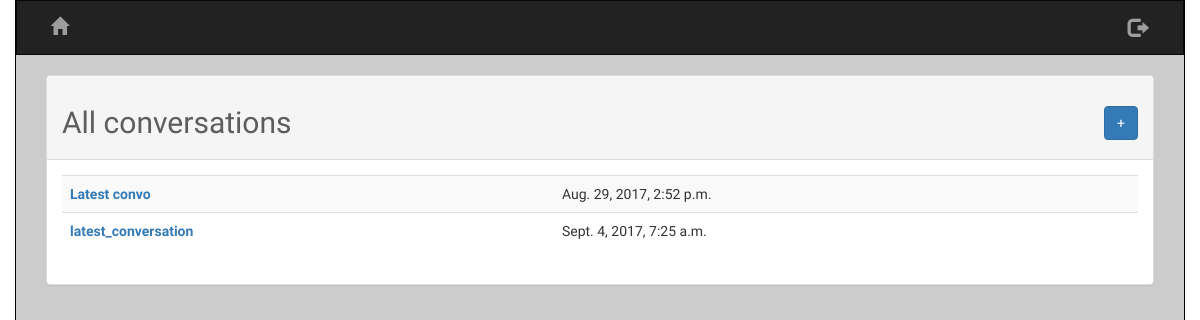
Page /messenger/ (signed in) on the earlier database version.
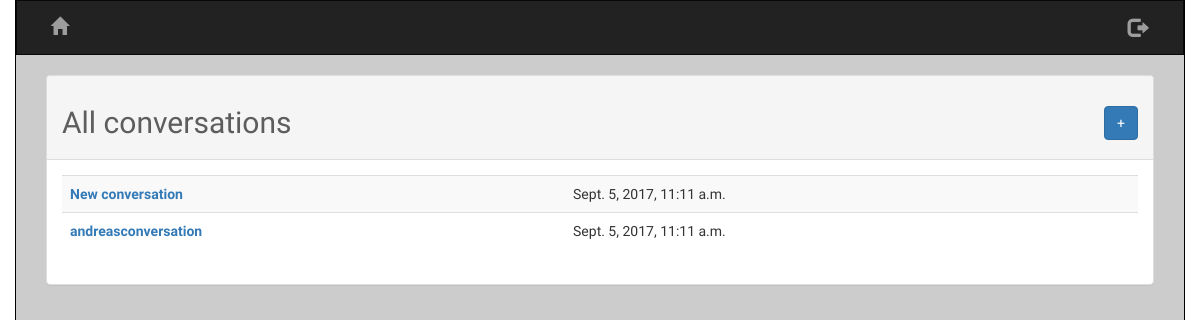
Same page on the later database version.
### messenger/models.py (models this page shows, shortened)
class Conversation(models.Model):
	participants = models.ManyToManyField(User)
	created = models.DateTimeField(auto_now=True)
	conversation_name = models.CharField(max_length=100)

### messenger/views.py (the view, shortened to what this page needs)
class AllConversationsView(generic.TemplateView):
	template_name = 'messenger/allconversations.html'
	def get(self, request):
		if request.user.is_authenticated():
			form = NewConversationForm()
			all_conversations = self.request.user.conversation_set.all().order_by('created')
			return render(request, self.template_name, {'form': form, 'all_conversations': all_conversations})
		else:
			return redirect('messenger:login')

### messenger/templates/messenger/allconversations.html (shortened to what this page needs)
{% extends 'messenger/base.html' %}
{% block scripts %}
	{% load staticfiles %}
	<link rel="stylesheet" type="text/css" href={% static 'messenger/css/allconversations.css' %} />
{% endblock %}
{% block content %}
	<div class="col-md-12">
		<div class="panel panel-default">
			<div class="panel-heading">
				<h2 class="headingleft">
					All conversations
					<button class="btn btn-primary headingright" onclick=(newConversation())>+</button>
				</h2>
			</div>
			<div class="panel-body">
				{% if all_conversations %}
					<div class="table-container">
						<table class="table table-striped">
							<tbody>
								{% for conversation in all_conversations %}
									<tr>
										<th>
											<a href="{% url 'messenger:conversation' conversation.pk %}">
												{{ conversation.conversation_name }}
											</a>
										</th>
									<td>{{ conversation.created }}</td>
									</tr>
								{% endfor %}
						</tbody>
					</table>
				</div>
				{% else %}
					<div class="alert alert-info">
						<strong>Nothing to see here!</strong> You are not in any conversations right now.
					</div>
				{% endif %}
			</div>
		</div>
	</div>
{% endblock %}

### messenger/templates/messenger/base.html (shortened to what this page needs)
<!DOCTYPE html>
<html>
	<head>
		{% load staticfiles %}
		<link rel="stylesheet" href="https://maxcdn.bootstrapcdn.com/bootstrap/3.3.7/css/bootstrap.min.css" />
		<link rel="stylesheet" type="text/css" href={% static 'messenger/css/style.css' %} />
	</head>
	<body>
		<div class="container">
			<nav class="navbar navbar-inverse">
				<div class="navbar-header">
					<a class="navbar-brand" href="{% url 'messenger:conversations' %}">
						&emsp;<span class="glyphicon glyphicon-home"></span>&emsp;
					</a>
				</div>
				<div class="collapse navbar-collapse" id="navBar">
					<ul class="nav navbar-nav navbar-right">
						<li class="">
							<a href="{% url 'messenger:logout' %}">
								&emsp;<span class="glyphicon glyphicon-log-out" aria-hidden="true"></span>&emsp;
							</a>
						</li>
					</ul>
				</div>
			</nav>
			<div class="col-md-12">
			{% block content %}
			{% endblock %}
			</div>
		</div>
		{% block scripts %}
		{% endblock %}
	</body>
</html>

### messenger/static/messenger/css/style.css (style rules this page uses)
body { font-family: Yantramanav; background-image: url("https://blog.spoongraphics.co.uk/wp-content/uploads/2012/textures/19.jpg"); }
.container { height: auto; min-height: 100vh; border-left: 1px solid black; border-right: 1px solid black; padding-left: 0; padding-right: 0; background-color: #cccccc; }
.navbar { border-radius: 0; }
.navbar-nav { font-size: 20px; }
h2 { color: #5d5d5d; }

### messenger/static/messenger/css/allconversations.css (style rules this page uses)
.headingright { float: right; }

Differences in the rows shown:
removed Conversation: conversation_name "Latest convo", created "Aug. 29, 2017, 2:52 p.m."
removed Conversation: conversation_name "latest_conversation", created "Sept. 4, 2017, 7:25 a.m."
added Conversation: conversation_name "New conversation", created "Sept. 5, 2017, 11:11 a.m."
added Conversation: conversation_name "andreasconversation", created "Sept. 5, 2017, 11:11 a.m."
